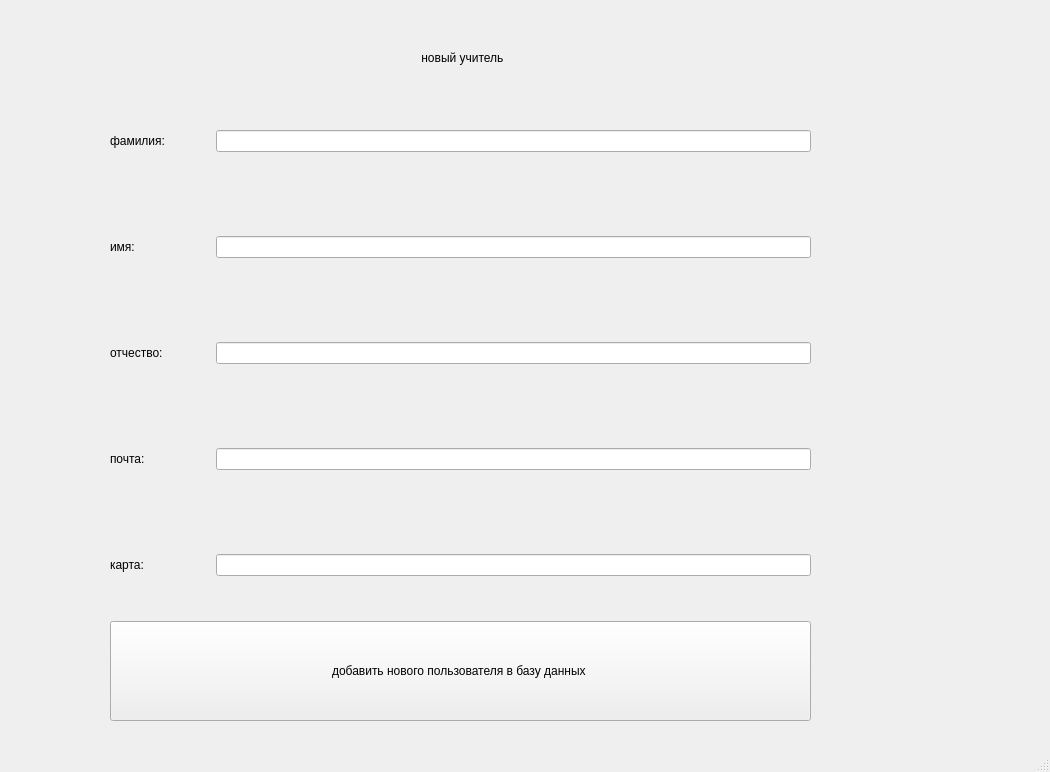
<?xml version="1.0" encoding="UTF-8"?>
<ui version="4.0">
 <class>MainWindow</class>
 <widget class="QMainWindow" name="MainWindow">
  <property name="geometry">
   <rect>
    <x>0</x>
    <y>0</y>
    <width>1050</width>
    <height>772</height>
   </rect>
  </property>
  <property name="minimumSize">
   <size>
    <width>100</width>
    <height>100</height>
   </size>
  </property>
  <property name="windowTitle">
   <string>MainWindow</string>
  </property>
  <property name="iconSize">
   <size>
    <width>500</width>
    <height>500</height>
   </size>
  </property>
  <widget class="QWidget" name="centralwidget">
   <widget class="QWidget" name="gridLayoutWidget_2">
    <property name="geometry">
     <rect>
      <x>110</x>
      <y>30</y>
      <width>701</width>
      <height>691</height>
     </rect>
    </property>
    <layout class="QGridLayout" name="gridLayout_2">
     <item row="2" column="0">
      <widget class="QPushButton" name="append_teacher">
       <property name="minimumSize">
        <size>
         <width>0</width>
         <height>100</height>
        </size>
       </property>
       <property name="text">
        <string>добавить нового пользователя в базу данных </string>
       </property>
      </widget>
     </item>
     <item row="1" column="0">
      <layout class="QGridLayout" name="gridLayout">
       <item row="3" column="1">
        <widget class="QLineEdit" name="mail_t_l"/>
       </item>
       <item row="2" column="1">
        <widget class="QLineEdit" name="p_t_l"/>
       </item>
       <item row="3" column="0">
        <widget class="QLabel" name="mail_t_t">
         <property name="minimumSize">
          <size>
           <width>100</width>
           <height>100</height>
          </size>
         </property>
         <property name="text">
          <string>почта:</string>
         </property>
        </widget>
       </item>
       <item row="1" column="0">
        <widget class="QLabel" name="n_t_t">
         <property name="minimumSize">
          <size>
           <width>100</width>
           <height>100</height>
          </size>
         </property>
         <property name="text">
          <string>имя:</string>
         </property>
        </widget>
       </item>
       <item row="0" column="1">
        <widget class="QLineEdit" name="s_t_l"/>
       </item>
       <item row="1" column="1">
        <widget class="QLineEdit" name="n_t_l"/>
       </item>
       <item row="4" column="0">
        <widget class="QLabel" name="map_t_t">
         <property name="minimumSize">
          <size>
           <width>100</width>
           <height>100</height>
          </size>
         </property>
         <property name="text">
          <string>карта:</string>
         </property>
        </widget>
       </item>
       <item row="0" column="0">
        <widget class="QLabel" name="s_t_t">
         <property name="minimumSize">
          <size>
           <width>100</width>
           <height>100</height>
          </size>
         </property>
         <property name="text">
          <string>фамилия:</string>
         </property>
        </widget>
       </item>
       <item row="2" column="0">
        <widget class="QLabel" name="p_s_t">
         <property name="minimumSize">
          <size>
           <width>100</width>
           <height>100</height>
          </size>
         </property>
         <property name="text">
          <string>отчество:</string>
         </property>
        </widget>
       </item>
       <item row="4" column="1">
        <widget class="QLineEdit" name="map_t_l"/>
       </item>
      </layout>
     </item>
     <item row="0" column="0">
      <layout class="QHBoxLayout" name="horizontalLayout">
       <item>
        <spacer name="horizontalSpacer">
         <property name="orientation">
          <enum>Qt::Horizontal</enum>
         </property>
         <property name="sizeHint" stdset="0">
          <size>
           <width>80</width>
           <height>20</height>
          </size>
         </property>
        </spacer>
       </item>
       <item>
        <widget class="QLabel" name="label">
         <property name="minimumSize">
          <size>
           <width>20</width>
           <height>0</height>
          </size>
         </property>
         <property name="text">
          <string> новый учитель</string>
         </property>
        </widget>
       </item>
       <item>
        <spacer name="horizontalSpacer_2">
         <property name="orientation">
          <enum>Qt::Horizontal</enum>
         </property>
         <property name="sizeHint" stdset="0">
          <size>
           <width>70</width>
           <height>20</height>
          </size>
         </property>
        </spacer>
       </item>
      </layout>
     </item>
    </layout>
   </widget>
  </widget>
  <widget class="QMenuBar" name="menubar">
   <property name="geometry">
    <rect>
     <x>0</x>
     <y>0</y>
     <width>1050</width>
     <height>26</height>
    </rect>
   </property>
  </widget>
  <widget class="QStatusBar" name="statusbar"/>
 </widget>
 <resources/>
 <connections/>
</ui>
